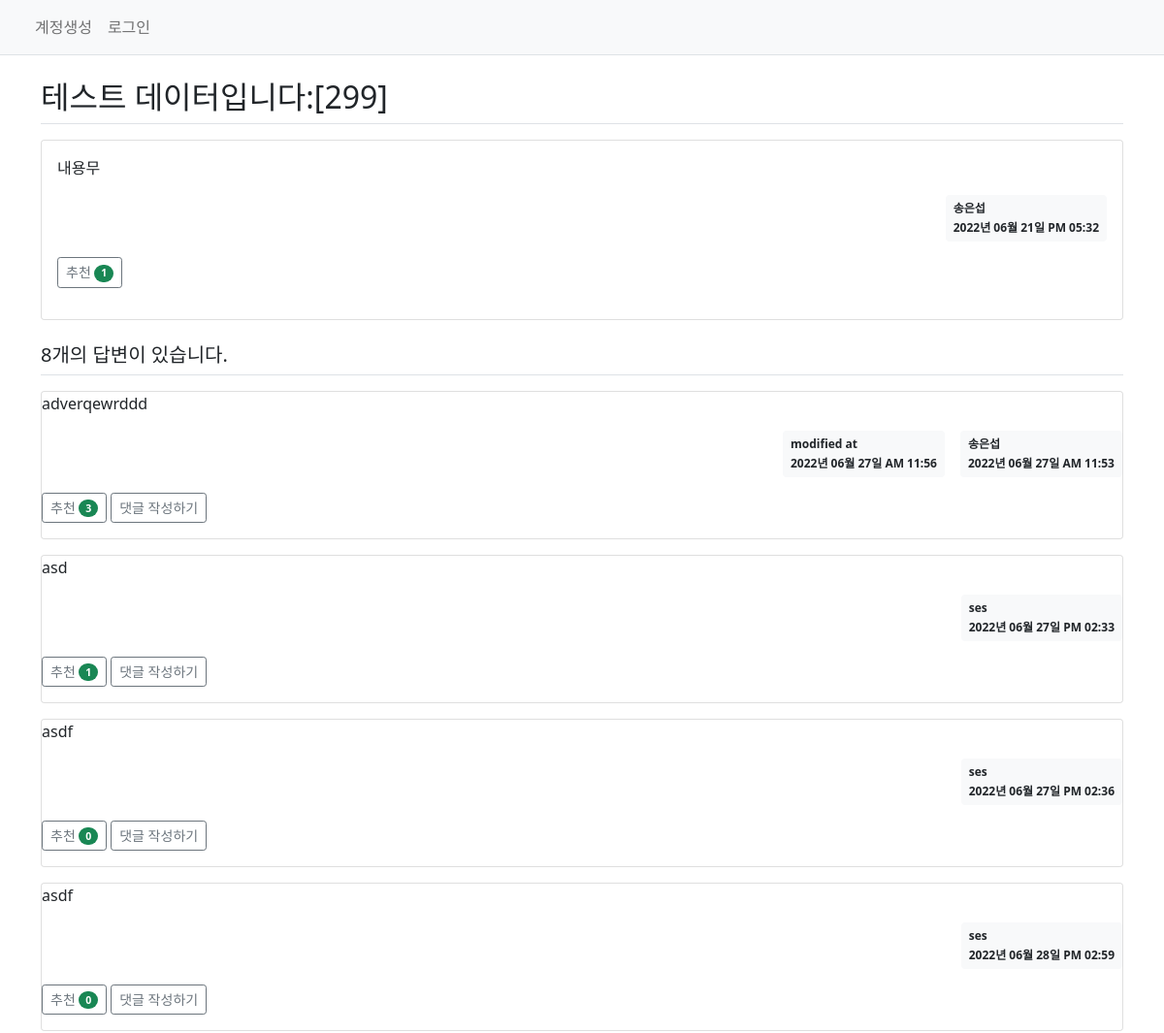
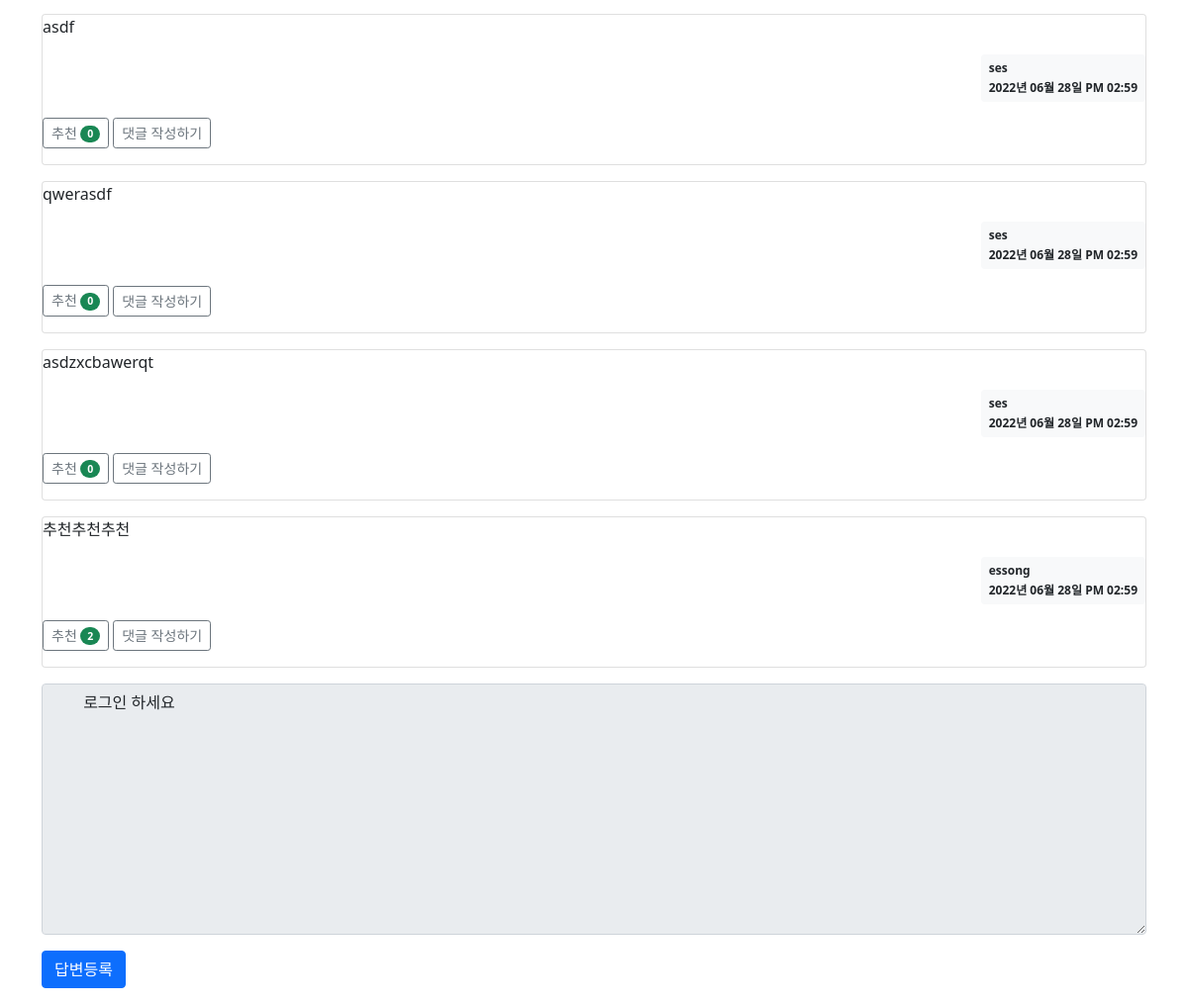
Page /question/detail/306/ on the committed database (2 pictures, top to bottom).
### pybo/models.py (models this page shows)
class Question(db.Model):
    id = db.Column(db.Integer, primary_key=True)
    subject = db.Column(db.String(200), nullable=False)
    content = db.Column(db.Text(), nullable=False)
    create_date = db.Column(db.DateTime(), nullable=False)
    user_id = db.Column(db.Integer, db.ForeignKey('user.id', ondelete='CASCADE'), nullable=False, server_default='1')
    user = db.relationship('User', backref=db.backref('question_set'))
    modify_date = db.Column(db.DateTime(), nullable=True)
    voter = db.relationship('User', secondary=question_voter, backref=db.backref('question_voter_set'))

class User(db.Model):
    id = db.Column(db.Integer, primary_key=True)
    username = db.Column(db.String(150), unique=True, nullable=False)
    password = db.Column(db.String(200), nullable=False)
    email = db.Column(db.String(120), unique=True, nullable=False)

class Answer(db.Model):
    id = db.Column(db.Integer, primary_key=True)
    question_id = db.Column(db.Integer, db.ForeignKey('question.id', ondelete='CASCADE'))
    question = db.relationship('Question', backref=db.backref('answer_set'))
    content = db.Column(db.Text(), nullable=False)
    create_date = db.Column(db.DateTime(), nullable=False)
    user_id = db.Column(db.Integer, db.ForeignKey('user.id', ondelete='CASCADE'), nullable=False, server_default='1')
    user = db.relationship('User', backref=db.backref('answer_set'))
    modify_date = db.Column(db.DateTime(), nullable=True)
    voter = db.relationship('User', secondary=answer_voter, backref=db.backref('answer_voter_set'))

### pybo/views/question_views.py (the view)
@bp.route('/detail/<int:question_id>/')
def detail(question_id):
    form = AnswerForm()
    question = Question.query.get_or_404(question_id)
    return render_template('question/question_detail.html', question = question, form=form)#, answer_list = answer_list)

### pybo/forms.py
class AnswerForm(FlaskForm):
    content = TextAreaField('내용', validators=[DataRequired('내용은 필수입력 항목입니다.')])

### pybo/filter.py (called while the page is built)
def format_datetime(value, fmt='%Y년 %m월 %d일 %p %I:%M'):
    return value.strftime(fmt)

### pybo/views/auth_views.py (called while the page is built)
@bp.before_app_request
def load_logged_in_user():
    user_id = session.get('user_id')
    if user_id is None:
        g.user = None
    else:
        g.user = User.query.get(user_id)

### pybo/templates/question/question_detail.html (shortened to what this page needs)
{% extends 'base.html' %}
{% block content %}
<div class="container my-3">
  <h2 class="border-bottom py-2">{{ question.subject }}</h2>
  <div class="card my-3">
    <div class="card-body">
      <div class="card-text">{{ question.content|markdown}}</div>
      <div class="d-flex justify-content-end">
        <div class="badge bg-light text-dark p-2 text-start">
          <div class="mb-2">{{ question.user.username }}</div>
          <div>{{ question.create_date|datetime }}</div>
        </div>
      </div>
      <div class="my-3">
        <a href="javascript:void(0)" data-uri="{{ url_for('question.vote', question_id=question.id) }}"
            class="recommend btn btn-sm btn-outline-secondary">추천
          <span class="badge rounded-pill bg-success">{{ question.voter|length }}</span></a>
      </div>
    </div>
  </div>
  <h5 class="border-bottom my-3 py-2">{{ question.answer_set|length }}개의 답변이 있습니다.</h5>
  {% for answer in question.answer_set %}
  <div class="card my-3">
    <div class"card-body">
      <div class="card-text">{{ answer.content|markdown}}</div>
      <div class="d-flex justify-content-end">
        {% if answer.modify_date %}
        <div class="badge bg-light text-dark p-2 text-start mx-3">
          <div class="mb-2">modified at</div>
          <div>{{ answer.modify_date|datetime }}</div>
        </div>
        {% endif %}
        <div class="badge bg-light text-dark p-2 text-start">
          <div class="mb-2">{{ answer.user.username }}</div>
          <div>{{ answer.create_date|datetime }}</div>
        </div>
      </div>
      <div class="my-3">
        <a href="javascript:void(0)" data-uri="{{ url_for('answer.vote', answer_id=answer.id) }}"
            class="recommend btn btn-sm btn-outline-secondary">추천
          <span class="badge rounded-pill bg-success">{{ answer.voter|length }}</span></a>
        <a href="{{ url_for('comment.create', answer_id=answer.id) }}"
            class="btn btn-sm btn-outline-secondary">댓글 작성하기</a>
      </div>
    </div>
  </div>
  {% endfor %}
  <form action="{{ url_for('answer.create', question_id=question.id )}}" method="post" class="my-3">
    <div class="mb-3">
      <textarea {% if not g.user %} disabled {% endif %}
                name="content" id="content" class="form-control" rows="10">
      {% if not g.user %} 로그인 하세요 {% endif %}</textarea>
    </div>
    <input type="submit" value="답변등록" class="btn btn-primary">
  </form>
</div>
{% endblock %}

### rows in the picture
Question: subject "테스트 데이터입니다:[299]", content "내용무", create_date "2022년 06월 21일 PM 05:32"
User: user.username "송은섭"
Answer: content "adverqewrddd", modify_date "2022년 06월 27일 AM 11:56", user.username "송은섭", create_date "2022년 06월 27일 AM 11:53", voter|length "3"
Answer: content "asd", user.username "ses", create_date "2022년 06월 27일 PM 02:33", voter|length "1"
Answer: content "asdf", user.username "ses", create_date "2022년 06월 27일 PM 02:36", voter|length "0"
Answer: content "asdf", user.username "ses", create_date "2022년 06월 28일 PM 02:59", voter|length "0"
Answer: content "asdf", user.username "ses", create_date "2022년 06월 28일 PM 02:59", voter|length "0"
Answer: content "qwerasdf", user.username "ses", create_date "2022년 06월 28일 PM 02:59", voter|length "0"
Answer: content "asdzxcbawerqt", user.username "ses", create_date "2022년 06월 28일 PM 02:59", voter|length "0"
Answer: content "추천추천추천", user.username "essong", create_date "2022년 06월 28일 PM 02:59", voter|length "2"

### other values in the picture
{{ question.voter|length }} "1"
{{ question.answer_set|length }} "8"
